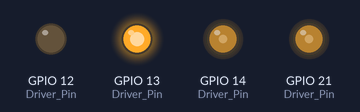
A sketch run on a simulated ESP32-S3. On the bench: output pins drawn as LEDs (lit = HIGH). Pins used as bus, display or sensor lines are not drawn.

Above: at 0.1 s.
Timing chart, 0 to 1.6 s (numbered marks = the images above):
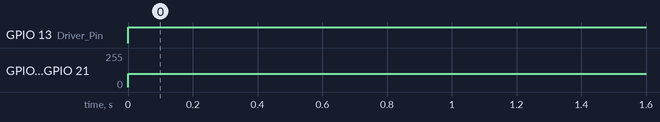

Measured:
- by itself, GPIO 13 (Driver_Pin): LOW → HIGH at 0.00 s
- by itself, GPIO 14 (Driver_Pin), GPIO 21 (Driver_Pin): 0/255 → 100/255 at 0.00 s

The sketch:

Motors_QRE_MKIII.ino
```cpp
#include "DRV8874PWPR.h"
#include "QRE1113.h"


class Hbridge_MANAGER
{
  public:
    Hbridge_MANAGER();
    void manageHbridge();
    void addHbridge(DRV8874PWPR *newHbridge);


  private:
    DRV8874PWPR *hbridgeArray[5];
    int numberOfObjects = 0;
    int numberOfObject = 0;
    int numberOfPriorytyObjects = 0;

};

Hbridge_MANAGER::Hbridge_MANAGER()
{

}


void Hbridge_MANAGER::addHbridge(DRV8874PWPR *newHbridge)
{

  hbridgeArray[numberOfObject] = newHbridge;
  numberOfObject++;

}


void Hbridge_MANAGER::manageHbridge()
{
  int max_prioryty = hbridgeArray[0]->prioryty_left;

  for(int i=1; i<numberOfObject; i++)
  {
    if(hbridgeArray[i]->prioryty_left > max_prioryty)
    {
      numberOfPriorytyObjects = i;
    }
  }

  hbridgeArray[numberOfPriorytyObjects]->acceptLeft = 1;

  for(int i=1; i<numberOfObject; i++)
  {
    if(numberOfPriorytyObjects != i)
    {
      hbridgeArray[i]->acceptLeft = 0;
    }
  }

}


DRV8874PWPR MotorA(5000, 8);
DRV8874PWPR MotorB(5000, 8);

Hbridge_MANAGER Hmanager;


void setup()
{
	MotorA.LedcChannelLeft = 0;	// Add a ledc channel
	MotorB.LedcChannelRight = 1;
  Serial.begin(9600);
}


void loop()
{

  MotorA.left(255, 2);
  MotorA.right(255, 3);
  Hmanager.addHbridge(&MotorA);

  MotorB.left(100, 3);
  MotorB.right(100, 2);
  Hmanager.addHbridge(&MotorB);

  Hmanager.manageHbridge();

}
```

DRV8874PWPR.h
```cpp
/*
* Motor modes
* 	- Sleep
* 	- Brake
* 	- Reverse
* 	- Forward
*
* Important variables
* 	- nSleep
* 		- Enables the bridge
* 	- EN
* 		- Sets speed
* 		- Could be called PWM_in
* 	- PH
* 		- Sets Direction
*
* Truthtable
* ╔═════════╤═══════╤═══════╦═══════════╗
* ║nSpeel	│EN		│PH		║Status		║
* ╠═════════╪═══════╪═══════╬═══════════╣
* ║0		│any	│any	║Sleep		║
* ╟─────────┼───────┼───────╫───────────╢
* ║1		│0		│any	║Brake		║
* ╟─────────┼───────┼───────╫───────────╢
* ║1		│1		│0		║Backward	║
* ╟─────────┼───────┼───────╫───────────╢
* ║1		│1		│1		║Forward	║
* ╚═════════╧═══════╧═══════╩═══════════╝
* this means that if pwm is OFF, robot BRAKES
* if PH is 0 robot goes BACKWARD, 1 robot goes FORWARD
*/

class DRV8874PWPR {
	private:
		const uint8_t nSleep_Pin = 11;					// nSleep pin is shared
		const uint8_t Driver_Pin[2][2] = {{14, 12}, {21, 13}};	//	Pins in order: {{"EN", "PH"}, {"EN", "PH"}}
	public:

    uint8_t prioryty_left;
    uint8_t prioryty_right;

    bool acceptLeft = 0;

		uint8_t LedcChannelLeft = 0;
		uint8_t LedcChannelRight = 1;
		DRV8874PWPR(uint16_t LedcFreq, uint8_t LedcRes);
		void left(int16_t Speed, uint8_t prioryty_left);
		void right(int16_t Speed, uint8_t prioryty_right);

};

DRV8874PWPR::DRV8874PWPR(uint16_t LedcFreq, uint8_t LedcRes) {	// Somewhat standard values are "5000" for "LedcFreq" and "8" bits for "LedcRes"
	/****************\
	*    pinModes    *
	\****************/
	pinMode(nSleep_Pin, OUTPUT);

	ledcSetup(LedcChannelLeft, LedcFreq, LedcRes);	// <pinModes left>
	ledcAttachPin(Driver_Pin[0][0], LedcChannelLeft);
	pinMode(Driver_Pin[0][1], OUTPUT);				// </pinModes left>

	ledcSetup(LedcChannelRight, LedcFreq, LedcRes);	// <pinModes right>
	ledcAttachPin(Driver_Pin[1][0], LedcChannelRight);
	pinMode(Driver_Pin[1][1], OUTPUT);				// </pinModes right>
	/*****************\
	*    /pinModes    *
	\*****************/

	digitalWrite(nSleep_Pin, 1);	// Sets nSleep to HIGH because we never sleep
}

void DRV8874PWPR::left(int16_t Speed, uint8_t prioryty_left) {

  this->prioryty_left = prioryty_left;

  if(acceptLeft == 1)
  {
	if(Speed>255) {				// <Speed limits>
		Speed = 255;
	} else if(Speed<-255) {
		Speed = -255;
	}							// </SpeedLimits>

	if(Speed>0) {			// Forward
		digitalWrite(Driver_Pin[0][1], 0);
	} else if(Speed<0) {	// Backward
		digitalWrite(Driver_Pin[0][1], 1);
	} else {				// Stop

	}

	if(Speed<0) {
		Speed = Speed * -1;
	}

	ledcWrite(LedcChannelLeft, Speed);
  }
}

void DRV8874PWPR::right(int16_t Speed, uint8_t prioryty_right) {

  this->prioryty_right = prioryty_right;
  if(acceptLeft == 1)
  {
	if(Speed>255) {				// <Speed limits>
		Speed = 255;
	} else if(Speed<-255) {
		Speed = -255;
	}							// </SpeedLimits>

	if(Speed>0) {			// Forward
		digitalWrite(Driver_Pin[1][1], 1);
	} else if(Speed<0) {	// Backward
		digitalWrite(Driver_Pin[1][1], 0);
	} else {				// Stop

	}

	if(Speed<0) {
		Speed = Speed * -1;
	}

	ledcWrite(LedcChannelRight, Speed);
  }
}
```

QRE1113.h
```cpp
/*
* When construnctiong object use "'L'", "'R'" or "'B'" to pick wich sensor is to be used
* 	- "'L'" means Left
* 	- "'R'" means Right
* 	- "'B'" means Back (Rear would be better but 'R' is taken)
*
* Set threshold by using .Threshold = (uint8_t [Val]);
*
* Read value by using .get() returns '1' or '0' of type uint8_t
*
* Read value by using .getRaw() returns measured voltage from 0(0V) to 4096(3V3) of type uint16_t
*/

class QRE {
	private:
		const uint8_t Sensor_Pin[3] = {10, 9, 8};	// Pins in order: {"left", "right", "rear"}
		uint8_t Sensor;

	public:
		QRE(uint8_t SensorId);
		uint8_t get();
		uint16_t getRaw();
		uint16_t Threshold = 3000;	// Default threshold

};

QRE::QRE(uint8_t SensorId) {
	if(SensorId == 'L') {			// Left sensor
		this->Sensor = Sensor_Pin[0];			// Left sensor pin
	} else if(SensorId == 'R') {	// Right sensor
		this->Sensor = Sensor_Pin[1];			// Right sensor pin
	} else if(SensorId == 'B') {	// Rear sensor marked with "B" for "Back", cos "R" is taken
		this->Sensor = Sensor_Pin[2];			// Rear sensor pin
	}

	pinMode(Sensor, INPUT);
}

uint8_t QRE::get() {
	if(analogRead(Sensor)<Threshold) {	// Returns true/false based on "sensor value" and "threshold"
		return(1);
	} else {
		return(0);
	}
}

uint16_t QRE::getRaw() {
	return(analogRead(Sensor));	// Returns measured voltage from 0(0V) to 4096(3V3)
}
```
